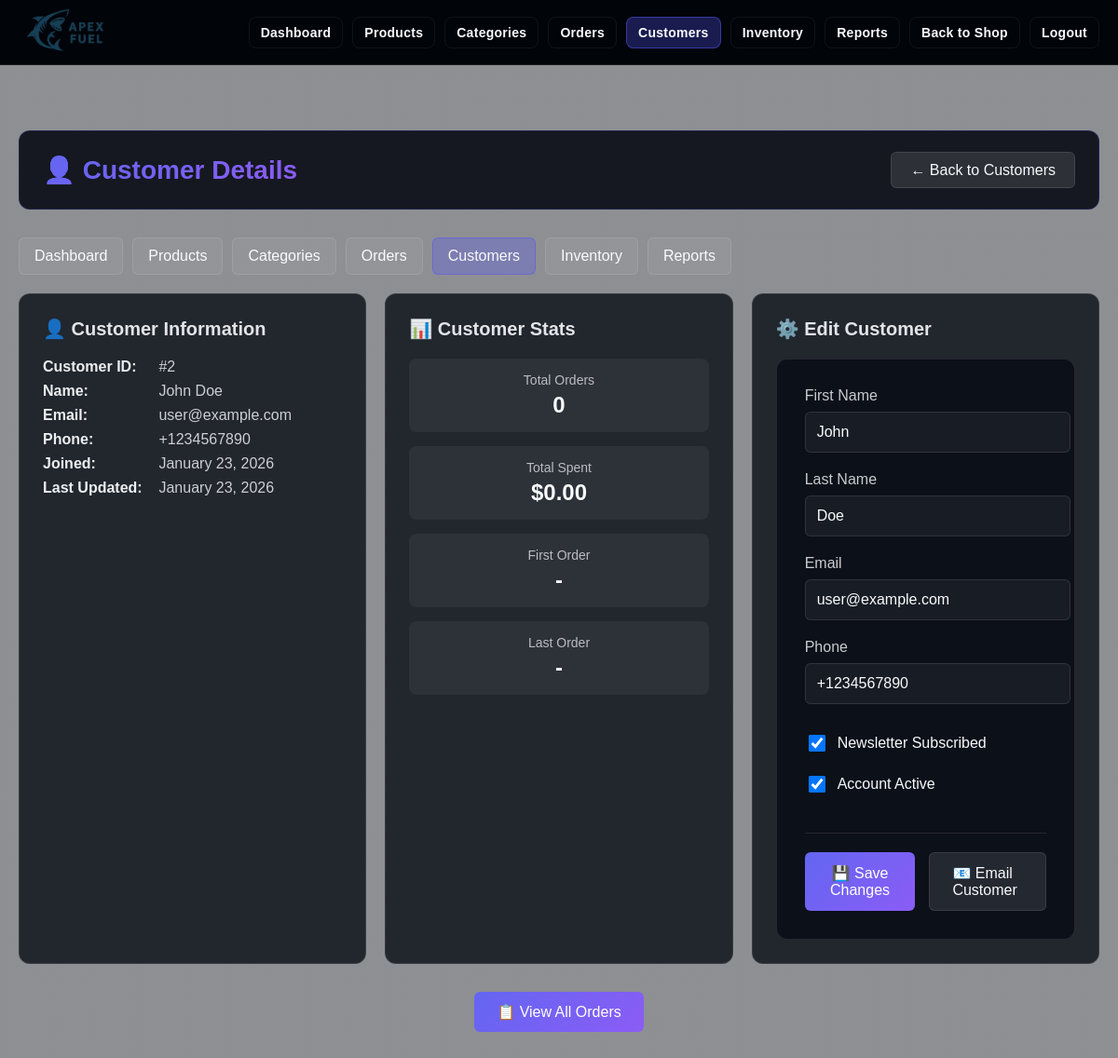
Page /HTML/admin/customers.php?id=2 (signed in) on the committed database.
### tables this page shows
CREATE TABLE users (
    id INT PRIMARY KEY AUTO_INCREMENT,
    email VARCHAR(255) UNIQUE NOT NULL,
    password VARCHAR(255) NOT NULL,
    first_name VARCHAR(100),
    last_name VARCHAR(100),
    phone VARCHAR(20),
    street_address VARCHAR(255),
    city VARCHAR(100),
    postal_code VARCHAR(20),
    state_region VARCHAR(100),
    country VARCHAR(100),
    date_of_birth DATE,
    newsletter_subscribed BOOLEAN DEFAULT FALSE,
    is_admin BOOLEAN DEFAULT FALSE,
    avatar_url VARCHAR(500),
    contact_preference ENUM('email', 'phone') DEFAULT 'email',
    created_at TIMESTAMP DEFAULT CURRENT_TIMESTAMP,
    updated_at TIMESTAMP DEFAULT CURRENT_TIMESTAMP ON UPDATE CURRENT_TIMESTAMP
);

### HTML/admin/customers.php (the view, shortened to what this page needs)
<?php
$conn = getDBConnection();
$customer_id = intval($_GET['id'] ?? 0);
$customer = null;
$customer_stats = null;
if ($customer_id > 0) {
    $stmt = $conn->prepare("SELECT * FROM users WHERE id = ? AND is_admin = 0");
    $stmt->bind_param("i", $customer_id);
    $stmt->execute();
    $result = $stmt->get_result();
    $customer = $result->fetch_assoc();
    if ($customer) {
        $stmt = $conn->prepare("
            SELECT
                COUNT(*) as total_orders,
                SUM(total_amount) as total_spent,
                MIN(created_at) as first_order_date,
                MAX(created_at) as last_order_date
            FROM orders
            WHERE user_id = ? AND status != 'cancelled'
        ");
        $stmt->bind_param("i", $customer_id);
        $stmt->execute();
        $result = $stmt->get_result();
        $customer_stats = $result->fetch_assoc();
    }
}
?>
<!DOCTYPE html>
<html lang="en">
<head>
    <link rel="stylesheet" href="../../CSS/Home.css">
    <link rel="stylesheet" href="../../CSS/admin/admin_common.css">
    <link rel="stylesheet" href="../../CSS/admin/admin_forms.css">
    <link rel="stylesheet" href="../../CSS/admin/admin_tables.css">
    <link rel="stylesheet" href="../../CSS/admin/admin_charts.css">
</head>
<body>
    <?php include 'admin_navbar.php'; ?>
    <div class="admin-container">
        <div class="admin-header">
            <h1>
                <?php if ($customer_id && $customer): ?>👤 Customer Details
                <?php else: ?>👥 Manage Customers<?php endif; ?>
            </h1>
            <div>
                <?php if ($customer_id && $customer): ?>
                    <a href="customers.php" class="admin-back-btn">← Back to Customers</a>
                <?php endif; ?>
            </div>
        </div>
        <div class="admin-nav">
            <a href="index.php">Dashboard</a>
            <a href="products.php">Products</a>
            <a href="categories.php">Categories</a>
            <a href="orders.php">Orders</a>
            <a href="customers.php" class="active">Customers</a>
            <a href="inventory.php">Inventory</a>
            <a href="reports.php">Reports</a>
        </div>
        <?php if ($customer_id && $customer): ?>
            <div class="customer-details-grid">
                <div class="customer-card">
                    <h3>👤 Customer Information</h3>
                    <div class="customer-info">
                        <p><strong>Customer ID:</strong> #<?php echo $customer['id']; ?></p>
                        <p><strong>Name:</strong> <?php echo htmlspecialchars($customer['first_name'] . ' ' . $customer['last_name']); ?></p>
                        <p><strong>Email:</strong> <?php echo htmlspecialchars($customer['email']); ?></p>
                        <p><strong>Phone:</strong> <?php echo htmlspecialchars($customer['phone'] ?? 'N/A'); ?></p>
                        <p><strong>Joined:</strong> <?php echo date('F j, Y', strtotime($customer['created_at'])); ?></p>
                        <p><strong>Last Updated:</strong> <?php echo date('F j, Y', strtotime($customer['updated_at'])); ?></p>
                    </div>
                </div>
                <div class="customer-card">
                    <h3>📊 Customer Stats</h3>
                    <div class="stats-grid">
                        <div class="stat-item">
                            <div class="stat-label">Total Orders</div>
                            <div class="stat-value"><?php echo $customer_stats['total_orders'] ?? 0; ?></div>
                        </div>
                        <div class="stat-item">
                            <div class="stat-label">Total Spent</div>
                            <div class="stat-value">$<?php echo number_format($customer_stats['total_spent'] ?? 0, 2); ?></div>
                        </div>
                        <div class="stat-item">
                            <div class="stat-label">First Order</div>
                            <div class="stat-value">
                                <?php if ($customer_stats['first_order_date']): ?>
                                    <?php echo date('M Y', strtotime($customer_stats['first_order_date'])); ?>
                                <?php else: ?>-<?php endif; ?>
                            </div>
                        </div>
                        <div class="stat-item">
                            <div class="stat-label">Last Order</div>
                            <div class="stat-value">
                                <?php if ($customer_stats['last_order_date']): ?>
                                    <?php echo date('M Y', strtotime($customer_stats['last_order_date'])); ?>
                                <?php else: ?>-<?php endif; ?>
                            </div>
                        </div>
                    </div>
                </div>
                <div class="customer-card">
                    <h3>⚙️ Edit Customer</h3>
                    <form method="POST" class="admin-form">
                        <div class="admin-form-group">
                            <label>First Name</label>
                            <input type="text" name="first_name" class="admin-form-control"
                                   value="<?php echo htmlspecialchars($customer['first_name']); ?>" required>
                        </div>
                        <div class="admin-form-group">
                            <label>Last Name</label>
                            <input type="text" name="last_name" class="admin-form-control"
                                   value="<?php echo htmlspecialchars($customer['last_name'] ?? ''); ?>">
                        </div>
                        <div class="admin-form-group">
                            <label>Email</label>
                            <input type="email" name="email" class="admin-form-control"
                                   value="<?php echo htmlspecialchars($customer['email']); ?>" required>
                        </div>
                        <div class="admin-form-group">
                            <label>Phone</label>
                            <input type="tel" name="phone" class="admin-form-control"
                                   value="<?php echo htmlspecialchars($customer['phone'] ?? ''); ?>">
                        </div>
                        <div class="admin-checkbox-group">
                            <input type="checkbox" id="newsletter_subscribed" name="newsletter_subscribed" value="1"
                                   <?php echo $customer['newsletter_subscribed'] ? 'checked' : ''; ?>>
                            <label for="newsletter_subscribed">Newsletter Subscribed</label>
                        </div>
                        <div class="admin-checkbox-group">
                            <input type="checkbox" id="is_active" name="is_active" value="1"
                                   <?php echo ($customer['is_active'] ?? 1) ? 'checked' : ''; ?>>
                            <label for="is_active">Account Active</label>
                        </div>
                        <div class="admin-form-actions">
                            <button type="submit" class="admin-btn admin-btn-primary">💾 Save Changes</button>
                            <a href="mailto:<?php echo htmlspecialchars($customer['email']); ?>" class="admin-btn admin-btn-secondary">📧 Email Customer</a>
                        </div>
                    </form>
                </div>
            </div>
            <div style="margin-top: 30px; text-align: center;">
                <a href="orders.php?search=<?php echo urlencode($customer['email']); ?>"
                   class="admin-btn admin-btn-primary" style="display: inline-flex; align-items: center; gap: 8px;">
                    📋 View All Orders
                </a>
            </div>
        <?php endif; ?>
    </div>
</body>
</html>

### CSS/Home.css (style rules this page uses)
body { margin: 0; font-family: Arial, Helvetica, sans-serif; background-image: linear-gradient(rgba(3,8,15,0.45), rgba(3,8,15,0.45)), url("../Images/HomePagebackground.png"); background-size: cover; background-position: center; background-repeat: no-repeat; padding-top: 60px; }
html { scroll-behavior: smooth; }

### CSS/admin/admin_common.css (style rules this page uses)
:root { --admin-primary: #6366f1; --admin-secondary: #8b5cf6; --admin-dark: rgba(8,12,20,0.9); --admin-card: rgba(8,12,20,0.8); --admin-border: rgba(255,255,255,0.1); --admin-text: #f8fafc; --admin-text-secondary: rgba(248,250,252,0.8); --admin-success: #4CAF50; --admin-error: #f44336; --admin-warning: #FF9800; }
.admin-container { max-width: 1400px; margin: 80px auto 40px; padding: 0 20px; color: var(--admin-text); }
.admin-header { display: flex; justify-content: space-between; align-items: center; margin-bottom: 30px; padding: 25px; background: var(--admin-dark); border-radius: 12px; border: 1px solid rgba(87,87,243,0.2); }
.admin-header h1 { font-size: 28px; background: linear-gradient(135deg, var(--admin-primary), var(--admin-secondary)); -webkit-background-clip: text; -webkit-text-fill-color: transparent; margin: 0; display: flex; align-items: center; gap: 10px; }
.admin-btn { padding: 12px 24px; border-radius: 6px; text-decoration: none; border: none; font-size: 16px; font-weight: 500; transition: all 0.2s; cursor: pointer; display: inline-flex; align-items: center; gap: 8px; }
.admin-btn-primary { background: linear-gradient(135deg, var(--admin-primary), var(--admin-secondary)); color: white; }
.admin-btn-secondary { background: rgba(255,255,255,0.1); color: var(--admin-text); border: 1px solid var(--admin-border); }
.admin-back-btn { background: rgba(255,255,255,0.1); color: var(--admin-text); padding: 10px 20px; border-radius: 6px; text-decoration: none; border: 1px solid var(--admin-border); transition: all 0.2s; }
.admin-nav { display: flex; gap: 10px; margin-bottom: 20px; flex-wrap: wrap; }
.admin-nav a { padding: 10px 16px; background: rgba(255,255,255,0.05); color: var(--admin-text); text-decoration: none; border-radius: 6px; transition: all 0.2s; border: 1px solid var(--admin-border); }
.admin-nav a.active { background: rgba(87,87,243,0.3); border-color: rgba(87,87,243,0.5); }

### CSS/admin/admin_forms.css (style rules this page uses)
.admin-form { background: var(--admin-card); padding: 30px; border-radius: 12px; border: 1px solid var(--admin-border); }
.admin-form-group { margin-bottom: 20px; }
.admin-form-group label { display: block; margin-bottom: 8px; color: var(--admin-text-secondary); font-weight: 500; }
.admin-form-control { width: 100%; padding: 12px; background: rgba(255,255,255,0.05); border: 1px solid var(--admin-border); border-radius: 6px; color: var(--admin-text); font-size: 16px; transition: border-color 0.2s; }
.admin-checkbox-group { display: flex; align-items: center; gap: 10px; padding: 10px 0; }
.admin-checkbox-group input[type="checkbox"] { width: 18px; height: 18px; }
.admin-checkbox-group label { margin: 0; cursor: pointer; }
.admin-form-actions { display: flex; gap: 15px; margin-top: 30px; padding-top: 20px; border-top: 1px solid var(--admin-border); }
.customer-details-grid { display: grid; grid-template-columns: repeat(auto-fit, minmax(300px, 1fr)); gap: 20px; margin-bottom: 30px; }
.customer-card { background: var(--admin-card); padding: 25px; border-radius: 12px; border: 1px solid var(--admin-border); }
.customer-card h3 { margin-top: 0; margin-bottom: 20px; color: rgba(248,250,252,0.9); font-size: 20px; display: flex; align-items: center; gap: 10px; }
.customer-info p { margin: 8px 0; color: rgba(248,250,252,0.8); }
.customer-info strong { color: rgba(248,250,252,0.95); min-width: 120px; display: inline-block; }
.stats-grid { display: grid; grid-template-columns: repeat(auto-fit, minmax(200px, 1fr)); gap: 15px; margin-bottom: 25px; }
.stat-item { background: rgba(255,255,255,0.05); padding: 15px; border-radius: 8px; text-align: center; }
.stat-label { color: rgba(248,250,252,0.7); font-size: 14px; margin-bottom: 5px; }
.stat-value { color: #f8fafc; font-size: 24px; font-weight: 600; }

### rows in the picture
users: id "2", first_name+last_name "John Doe", email "user@example.com", phone "+1234567890", created_at "January 23, 2026", updated_at "January 23, 2026", first_name "John", last_name "Doe", newsletter_subscribed "☑"

### other values in the picture
$customer_stats['total_orders'] "0"
$customer_stats['total_spent'] "0.00"
